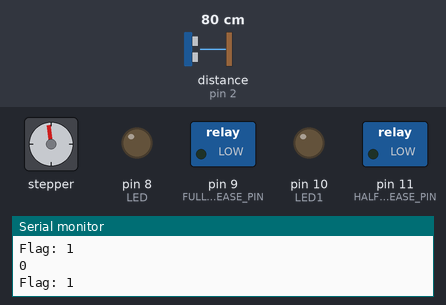
Bench run of a sketch on a simulated Arduino Uno, built with avr-gcc and run on an emulated ATmega328P. On the bench: stepper motor, switched loads named in the sketch (green lamp = pin HIGH), output pins drawn as LEDs (lit = HIGH), the last lines printed to the serial monitor. Wiring (inferred from the names in the program): ultrasonic range finder: trigger pin 3; echo pin 2; stepper motor driver (200 steps per turn assumed): step pin 5; direction pin 4; servo: signal pin 6. The inputs (shaded band) are chosen by the test bench; at power-on: distance to the obstacle (sensor on pin 2) 80 cm. The echo pulse lasts 58.3 µs per cm; servo pulses on a pin are drawn as a servo (544–2400 µs = 0–180°); pins used as bus, display or sensor lines are not drawn.

Above: at 1.2 s.
1.3 s: distance to the obstacle (sensor on pin 2) set to 12 cm
4.3 s: distance to the obstacle (sensor on pin 2) set to 9 cm
At 8.1 s:
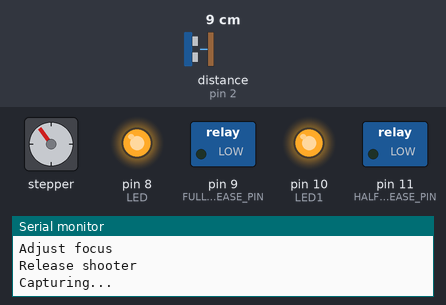
10.3 s: distance to the obstacle (sensor on pin 2) set to 18 cm
At 10.47 s:
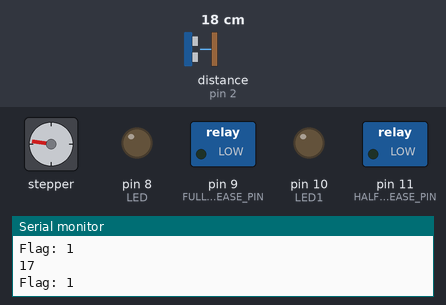
13.3 s: distance to the obstacle (sensor on pin 2) set to 2 cm
At 14.9 s:
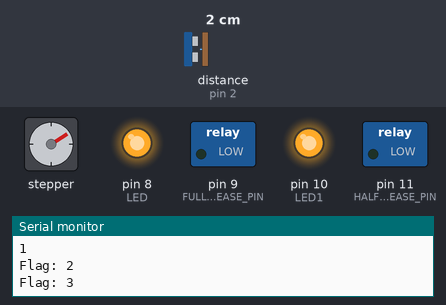
Timing chart, 0 to 29.7 s (numbered marks = the images above; inputs shaded):
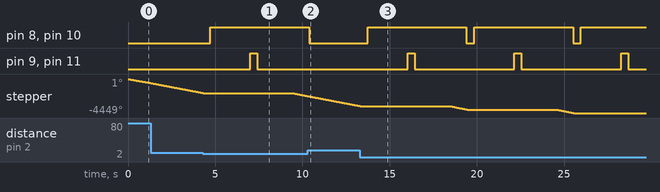

The sketch:

final.ino.ino
```cpp
#define TRIG_PIN 3    // Pin to send trigger pulse
#define ECHO_PIN 2    // Pin to receive echo pulse
#define TIME_OUT 5000 // Time_out của pulseIn là 5000 microsecond
#define DIR 4
#define STEP 5
#define SERVO_ENABLE 6
#define CAPTURE_TRIGGER 7
#define LED 8
#define LED1 10
//--------------------------
// Sony a6000
#define HALF_RELEASE_PIN 11
#define FULL_RELEASE_PIN 9

void setup() {
  Serial.begin(9600);
  pinMode(TRIG_PIN, OUTPUT);
  pinMode(ECHO_PIN, INPUT);
  //-------------------------
  pinMode(SERVO_ENABLE, OUTPUT); // Enable
  pinMode(STEP, OUTPUT); // Step
  pinMode(DIR, OUTPUT); // Dir
  digitalWrite(SERVO_ENABLE, LOW); // Set Enable low
  //-------------------------
  pinMode(CAPTURE_TRIGGER, OUTPUT);
  //-------------------------
  pinMode(LED, OUTPUT);
  pinMode(LED1, OUTPUT);
  //-------------------------
  pinMode(HALF_RELEASE_PIN, OUTPUT);
  digitalWrite(HALF_RELEASE_PIN, LOW);
  pinMode(FULL_RELEASE_PIN, OUTPUT);
  digitalWrite(FULL_RELEASE_PIN, LOW);
}

float getDistance()
{
  long duration, distanceCm;
  // Send a pulse with duration of 10uS from Trig PIN
  digitalWrite(TRIG_PIN, LOW);
  delayMicroseconds(2);
  digitalWrite(TRIG_PIN, HIGH);
  delayMicroseconds(10);
  digitalWrite(TRIG_PIN, LOW);
  // Response time to ECHO PIN
  duration = pulseIn(ECHO_PIN, HIGH, TIME_OUT);

  // Compute distance
  distanceCm = duration / 29.1 / 2;
  return distanceCm;
}
void stopDistance() {
  digitalWrite(TRIG_PIN, LOW);
}

void startServo() {
  digitalWrite(SERVO_ENABLE, LOW); // Set Enable low
}

void run1circle() {
  long x;
  digitalWrite(DIR, LOW); // Set Dir high
  // Full a circle step
  for (x = 0; x < 200 / 16; x++) {
    digitalWrite(STEP, HIGH);
    delay(1);         // DElay 1ms
    digitalWrite(STEP, LOW);
    delay(3);         // Delay 3ms
  }
}
void stopServo() {
  digitalWrite(SERVO_ENABLE, HIGH); // Set Enable low
}

void startCamera() {
  digitalWrite(CAPTURE_TRIGGER, HIGH); //set 5v
}

void stopCamera() {
  digitalWrite(CAPTURE_TRIGGER, LOW);
}

void adjustFocusCamera() {
  digitalWrite(HALF_RELEASE_PIN, HIGH);
  delay(000);
}

void releaseShooterCamear() {
  digitalWrite(FULL_RELEASE_PIN, HIGH);
  delay(400);
}

void stopSonyCamera() {
  digitalWrite(HALF_RELEASE_PIN, LOW);
  digitalWrite(FULL_RELEASE_PIN, LOW);
}

void startLED() {
  digitalWrite(LED, HIGH); //set 5v
  digitalWrite(LED1, HIGH); //set 5v
}

void stopLED() {
  digitalWrite(LED, LOW); //set 5v
  digitalWrite(LED1, LOW); //set 5v
}

int flag = 0;
long distance = 100;
int count = 1000;

void loop() {
  Serial.print("Flag: ");
  Serial.println(flag);

  switch (flag) {
    case 0: {
        startServo();
        flag = 1;
        break;
      }
    case 1: {
      run1circle();
      distance = getDistance();
      Serial.println(distance);
      if (0 < distance && distance < 10) {
        flag = 2;
      }
      break;
    }
    case 2: {
        stopServo();
        stopDistance();
        distance = 100;
        flag = 3;
        delay(400);
        break;
      }
    case 3: {
        startLED();
        delay(2000);

        // Start phone camera
        startCamera();
        delay(300);
        stopCamera();

        // Start Sony camera
        adjustFocusCamera();
        Serial.println("Adjust focus");
        releaseShooterCamear();
        Serial.println("Release shooter");
        stopSonyCamera();
        Serial.println("Capturing...");

        delay(2000);
        flag = 4;
        break;
      }
    case 4: {
        startServo();
        for (int k = 0; k < 20; k++) {
          run1circle();
        }
        getDistance();
        flag = 0;
        stopLED();
        break;
      }
  }


}
```

Measured:
- the behaviour switches between 11 and 10 cm on distance to the obstacle (sensor on pin 2) (found by bisection; images 0 and 1)
- after the input at 4.3 s, pin 8 (LED), pin 10 (LED1): LOW → HIGH after 0.42 s; pin 9 (FULL_RELEASE_PIN), pin 11 (HALF_RELEASE_PIN): LOW → HIGH after 2.7 s, → LOW 0.40 s later
- after the input at 10.3 s, pin 8 (LED), pin 10 (LED1): goes on until 10.4 s, then stays LOW; pin 9 (FULL_RELEASE_PIN), pin 11 (HALF_RELEASE_PIN): stays LOW (without the input it goes to HIGH after 2.8 s)
- after the input at 13.3 s, pin 8 (LED), pin 10 (LED1): LOW → HIGH after 0.44 s, → LOW 5.7 s later, → HIGH 0.45 s later; pin 9 (FULL_RELEASE_PIN), pin 11 (HALF_RELEASE_PIN): alternates HIGH for 0.40 s and LOW for 5.7 s, starting after 2.7 s
